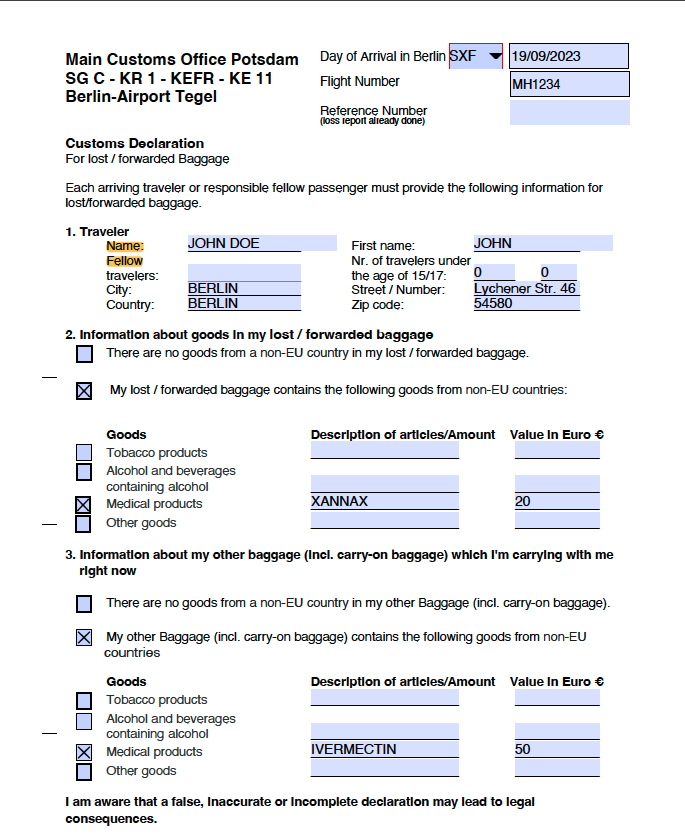
#> input picture omr/custom_declaration_1.png, 685 x 840 px
$ python -i OMR_yes_no.py   (imports and definitions only)
#> lines starting #> are read from the running program, lines starting #| are printed output that depends on the picture; after the words box and inside, x2 and y2 are one past the last pixel; in counts of white or black regions, pixels touching at a corner belong together
### omr/component.py
import cv2
import numpy as np
import math

# [35 lines left out: function stackImages, not called in this run]

def ovalContour(contours, max_deviation=0.02):
    ovalContours = []
    for contour in contours:
        area = cv2.contourArea(contour)
        perimeter = cv2.arcLength(contour, True)
        if perimeter == 0:
            continue  # Skip contours with zero perimeter
        circularity = 4 * math.pi * area / (perimeter * perimeter)
        if circularity > 1 - max_deviation and circularity < 1 + max_deviation:
            ovalContours.append(contour)
    return ovalContours

def splitBoxes(img):
    rows = np.vsplit(img,14)
    boxes = []
    for r in rows[1:10]:
        cols = np.hsplit(r,2)
        for box in cols:
            boxes.append(box)
            # cv2.imshow("split",box)
    return boxes


### omr/OMR_yes_no.py
import cv2
import component
import numpy as np

def process_image_and_get_indices(image_path):
    #parameter
    # pathImage = "/Users/qadirrun/Documents/ETL/img/custom_declaration_2.png"
#> called with image_path = 'custom_declaration_1.png'
    pathImage = image_path
    heightImg = 700
    widthImg = 700
    question = 9
    choice = 2

    img = cv2.imread(pathImage)
#> img is the input picture: shape (840, 685, 3); mean B, G, R 239.7, 236.8, 235.8

    #preprocess
    img = cv2.resize(img, (widthImg, heightImg))
#> img: shape (700, 700, 3)
    imgGray = cv2.cvtColor(img, cv2.COLOR_BGR2GRAY)
    imgBlur = cv2.GaussianBlur(imgGray, (5, 5), 1)
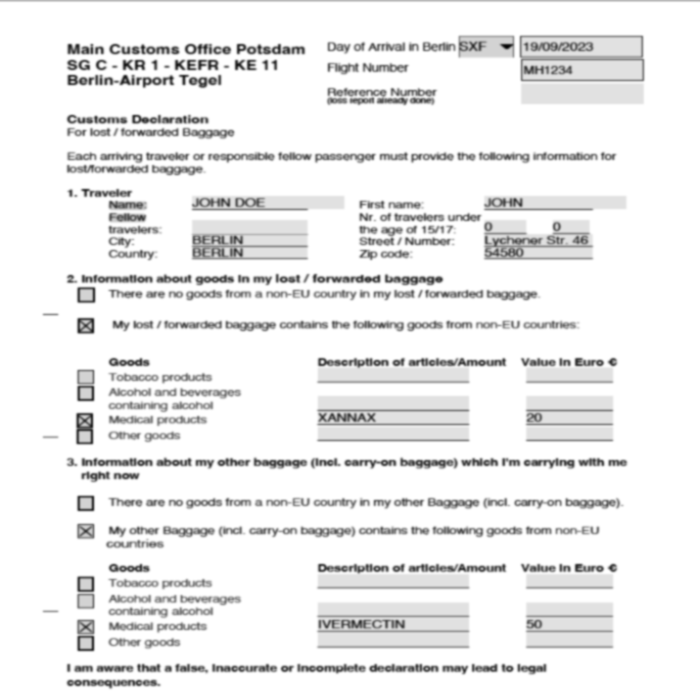
#> imgBlur: shape (700, 700); min 3, max 255, mean 236.9
    imgCanny = cv2.Canny(imgBlur, 10, 70)
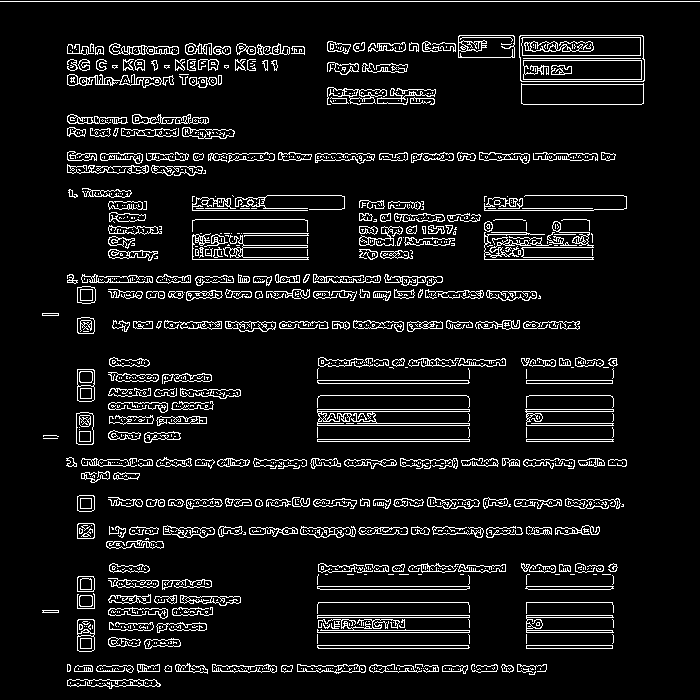
#> imgCanny: shape (700, 700); 7.9% white in thin lines or dots
    imgcont = img.copy()

    #focus
    secW = 530  # Width of each section
    secH = 380  # Height of each section

    # Coordinates for the "d" section in the bottom right quadrant
    x1, y1 = secW, secH  # Starting coordinates
    x2, y2 = widthImg, heightImg  # Ending coordinates

    # Crop the "d" section
    cropped_img = img[y1:y2, x1:x2]
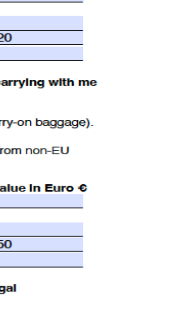
#> cropped_img: shape (320, 170, 3); mean B, G, R 247.1, 242.5, 241.1
    cropped_imges = cv2.resize(cropped_img, (widthImg, heightImg))
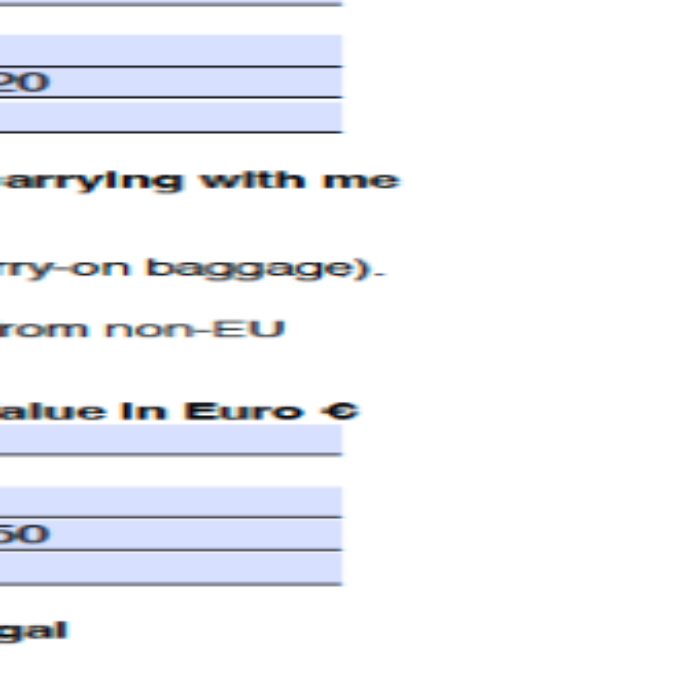
#> cropped_imges: shape (700, 700, 3); mean B, G, R 247.1, 242.5, 241.1
    # cropped_img_gray = cv2.cvtColor(cropped_imges, cv2.COLOR_BGR2GRAY)
    imgWarpGray = cv2.cvtColor(cropped_imges, cv2.COLOR_BGR2GRAY)
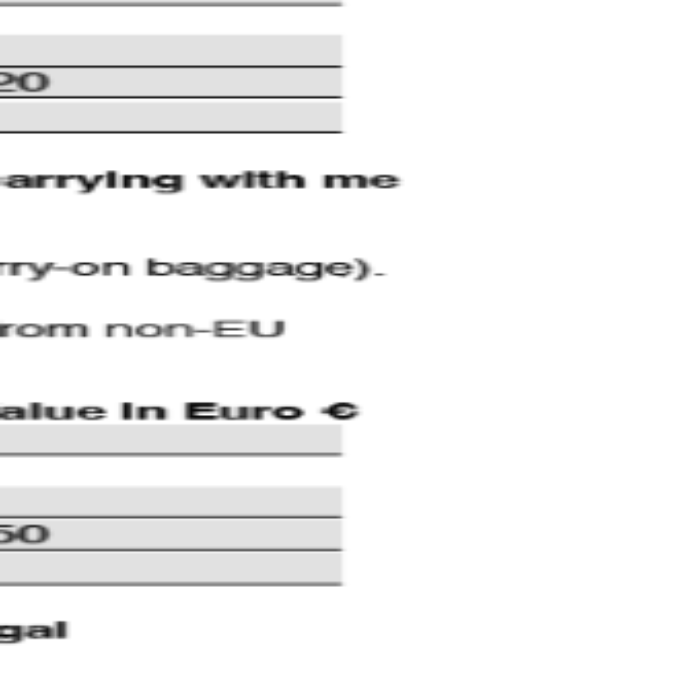
#> imgWarpGray: shape (700, 700); min 3, max 255, mean 242.6
    imgThresh = cv2.threshold(imgWarpGray, 170, 255, cv2.THRESH_BINARY_INV)[1]
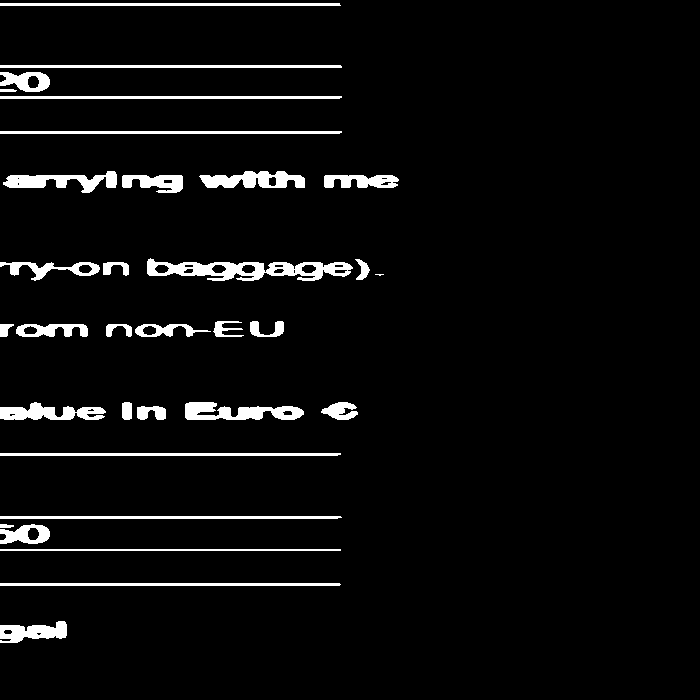
#> imgThresh: shape (700, 700); 4.6% white; 33 white regions (1 under 20 px)
    #contour
    contours, hierarchy = cv2.findContours(imgCanny, cv2.RETR_EXTERNAL, cv2.CHAIN_APPROX_SIMPLE)
#> contours = 790 contours, 583 with area under 20; largest, box (x1, y1, x2, y2) and area: (519, 35, 645, 82) 5701, (521, 83, 644, 105) 2438, (317, 409, 470, 426) 1284, (458, 35, 515, 58) 1228, (77, 369, 95, 402) 536
    cv2.drawContours(imgcont, contours, -1,(0,255,0),1)
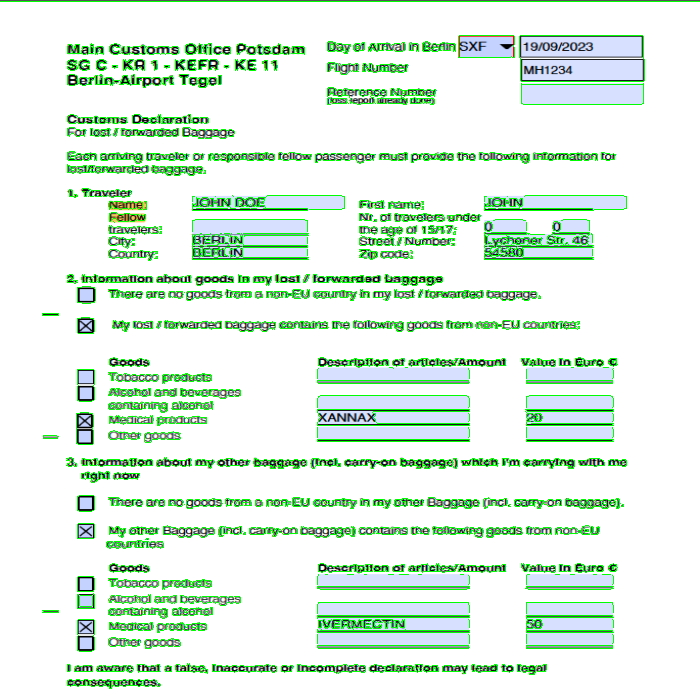
#> imgcont: shape (700, 700, 3); mean B, G, R 226.1, 240.2, 222.6

    # component.rectContour(contours)
    oval_contours=component.ovalContour(contours, max_deviation=1)
#> the loop in ovalContour, `for contour in contours:` made 790 passes
#> (area, perimeter, circularity) on passes 8, 30, 32: (121, 440.9, 0.00782), (139.5, 67.56, 0.384), (61, 34.49, 0.645)
#> after the loop in ovalContour, `for contour in contours:`: ovalContours = 455 contours, 248 with area under 20; largest, box (x1, y1, x2, y2) and area: (519, 35, 645, 82) 5701, (521, 83, 644, 105) 2438, (317, 409, 470, 426) 1284, (458, 35, 515, 58) 1228, (77, 369, 95, 402) 536
#> oval_contours has the same summary as ovalContours in ovalContour
    # print(f"Number of oval/circular contours found: {len(oval_contours)}")

    boxes = component.splitBoxes(imgThresh)
#> in splitBoxes, `rows = np.vsplit(img,14)`: rows = 14 items
#> the loop in splitBoxes, `for r in rows[1:10]:` made 9 passes
#> after the loop in splitBoxes, `for r in rows[1:10]:`: boxes = 18 items
#> boxes = 18 items

    #get pixel value yes=0, no=1
    myPixelVal = np.zeros((question,choice))
    countC = 0
    countR = 0

    for image in boxes:
        totalPixels = cv2.countNonZero(image)
        myPixelVal[countR][countC]=totalPixels
        countC +=1
        if (countC== choice): countR +=1 ;countC=0
#> this loop made 18 passes
#> totalPixels on passes 1 to 12: 2721, 0, 1024, 0, 3431, 483, 0, 0, 3233, 185, 1935, 0
#> after the loop, countC = 0; countR = 9; myPixelVal = [[2721, 0], [1024, 0], [3431, 483], [0, 0], [3233, 185], [1935, 0], [0, 0], [3319, 77], [1020, 0]]
    # print(myPixelVal)

    myIndex = []
    for x in range (0,question):
        arr = myPixelVal[x]
        # print(arr)
        myIndexVal = np.where(arr == np.amax(arr))
        myIndex.append(myIndexVal[0][0])
#> this loop made 9 passes
#> (arr, myIndexVal) on passes 1 to 9: ([2721, 0], ([0],)), ([1024, 0], ([0],)), ([3431, 483], ([0],)), ([0, 0], ([0, 1],)), ([3233, 185], ([0],)), ([1935, 0], ([0],)), ([0, 0], ([0, 1],)), ([3319, 77], ([0],)), ([1020, 0], ([0],))
#> after the loop, myIndex = [0, 0, 0, 0, 0, 0, 0, 0, 0]
    print(myIndex)
#| [0, 0, 0, 0, 0, 0, 0, 0, 0]
    return myIndex


    # [7 lines of commented-out code are left out]


>>> result = process_image_and_get_indices('custom_declaration_1.png')
#> result = [0, 0, 0, 0, 0, 0, 0, 0, 0]

$ run again, on omr/custom_declaration_2.png
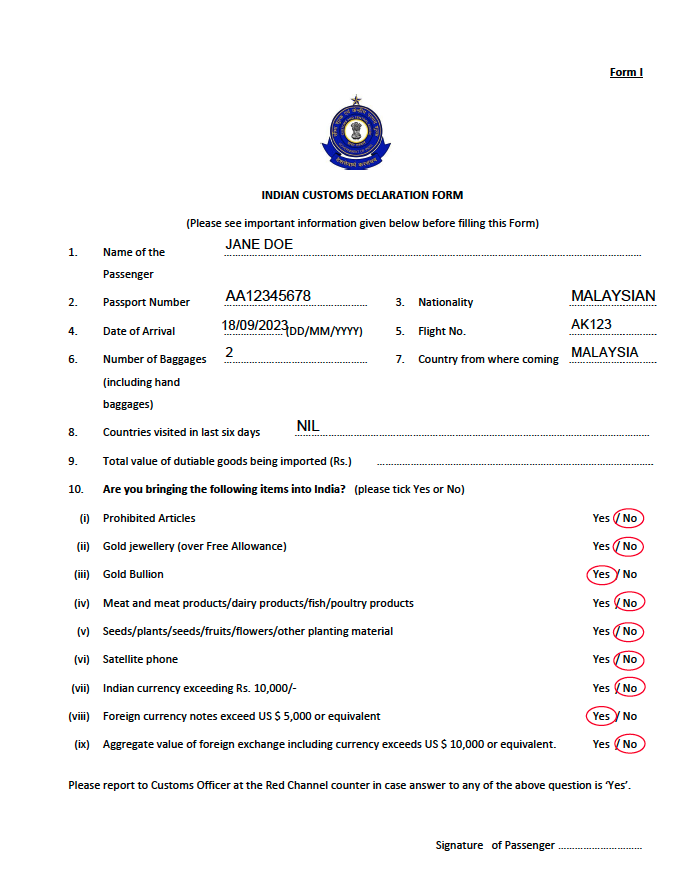
#> input picture omr/custom_declaration_2.png, 696 x 872 px
#> in process_image_and_get_indices, img is the input picture: shape (872, 696, 3); mean B, G, R 246.5, 246.1, 246.3
#> img: shape (700, 700, 3)
#> in process_image_and_get_indices, `imgCanny = cv2.Canny(imgBlur, 10, 70)`:
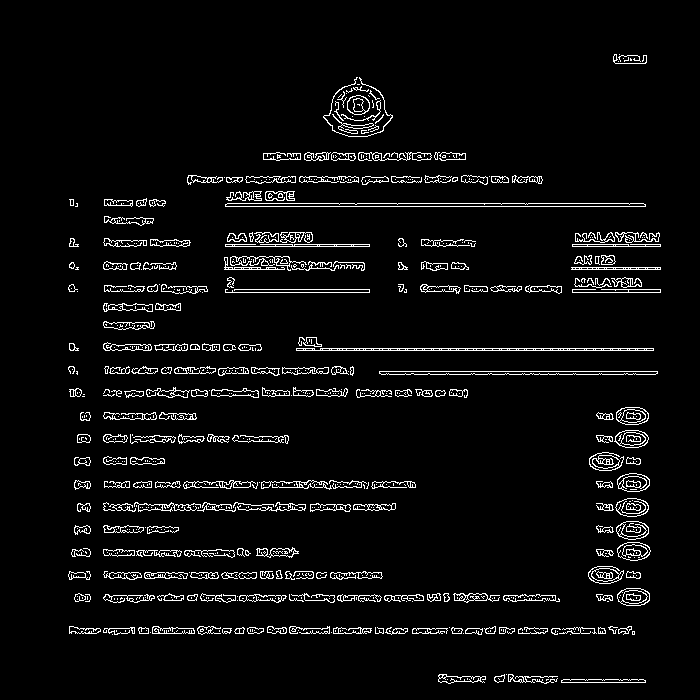
#> imgCanny: shape (700, 700); 4.7% white in thin lines or dots, all inside (x1, y1, x2, y2) = (68, 54, 661, 684)
#> imgThresh: shape (700, 700); 4.2% white; 93 white regions (27 under 20 px)
#> contours = 483 contours, 302 with area under 20; largest, box (x1, y1, x2, y2) and area: (225, 203, 646, 207) 1249, (379, 371, 658, 375) 794, (296, 348, 654, 351) 703, (617, 473, 650, 492) 471, (617, 542, 651, 561) 470
#> in process_image_and_get_indices, `cv2.drawContours(imgcont, contours, -1,(0,255,0),1)`:
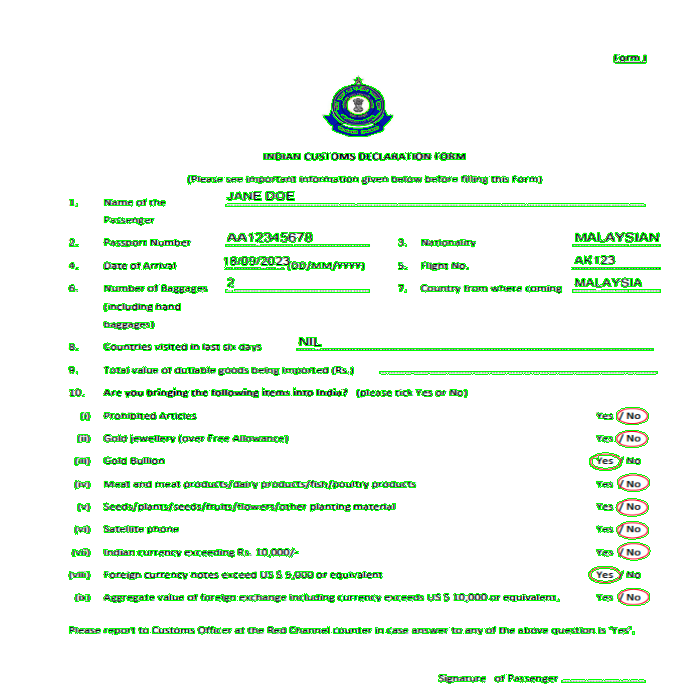
#> imgcont: shape (700, 700, 3); mean B, G, R 238.2, 248.2, 238
#> the loop in ovalContour, `for contour in contours:` made 483 passes
#> (area, perimeter, circularity) on passes 1, 3, 5: (238, 181.1, 0.0912), (61, 261.1, 0.0112), (52.5, 31.9, 0.648)
#> after the loop in ovalContour, `for contour in contours:`: ovalContours = 282 contours, 101 with area under 20; largest, box (x1, y1, x2, y2) and area: (225, 203, 646, 207) 1249, (379, 371, 658, 375) 794, (296, 348, 654, 351) 703, (617, 473, 650, 492) 471, (617, 542, 651, 561) 470
#> oval_contours has the same summary as ovalContours in ovalContour
#> rows = 14 items
#> the loop in splitBoxes, `for r in rows[1:10]:` made 9 passes
#> after the loop in splitBoxes, `for r in rows[1:10]:`: boxes = 18 items
#> the loop in process_image_and_get_indices, `for image in boxes:` made 18 passes
#> totalPixels on passes 1 to 8: 504, 1307, 468, 1348, 983, 805, 469, 1281
#> after the loop in process_image_and_get_indices, `for image in boxes:`: countC = 0; countR = 9; myPixelVal = [[504, 1307], [468, 1348], [983, 805], [469, 1281], [493, 1355], [484, 1316], [466, 1341], [1010, 836], [1239, 1359]]
#> the loop in process_image_and_get_indices, `for x in range (0,question):` made 9 passes
#> (arr, myIndexVal) on passes 1 to 8: ([504, 1307], ([1],)), ([468, 1348], ([1],)), ([983, 805], ([0],)), ([469, 1281], ([1],)), ([493, 1355], ([1],)), ([484, 1316], ([1],)), ([466, 1341], ([1],)), ([1010, 836], ([0],))
#> after the loop in process_image_and_get_indices, `for x in range (0,question):`: myIndex = [1, 1, 0, 1, 1, 1, 1, 0, 1]
#| [1, 1, 0, 1, 1, 1, 1, 0, 1]
